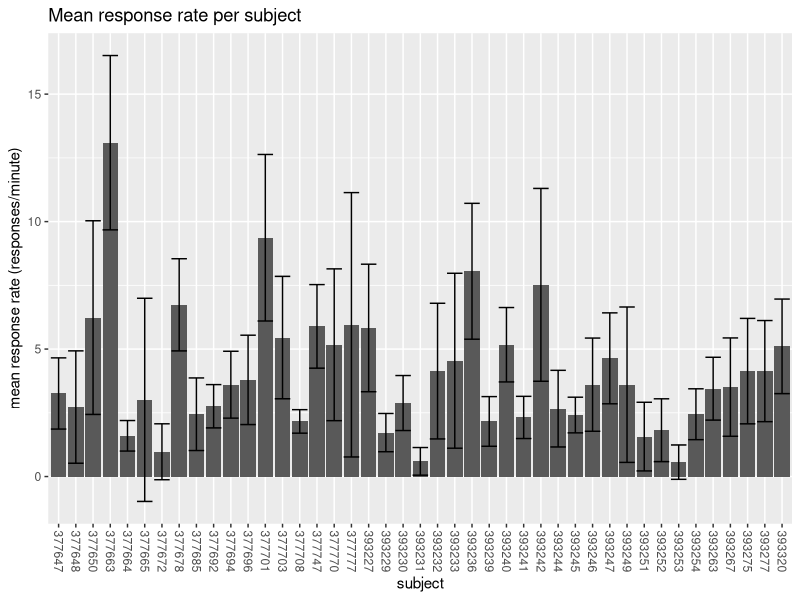
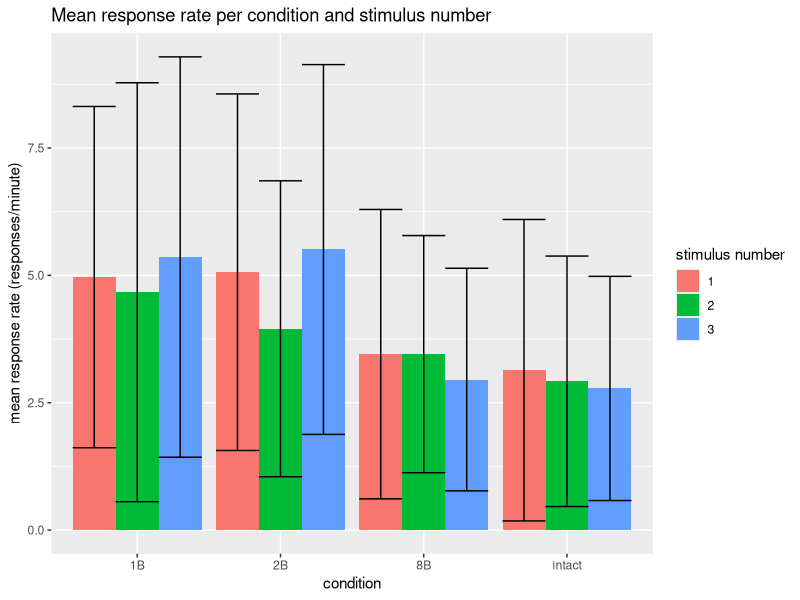
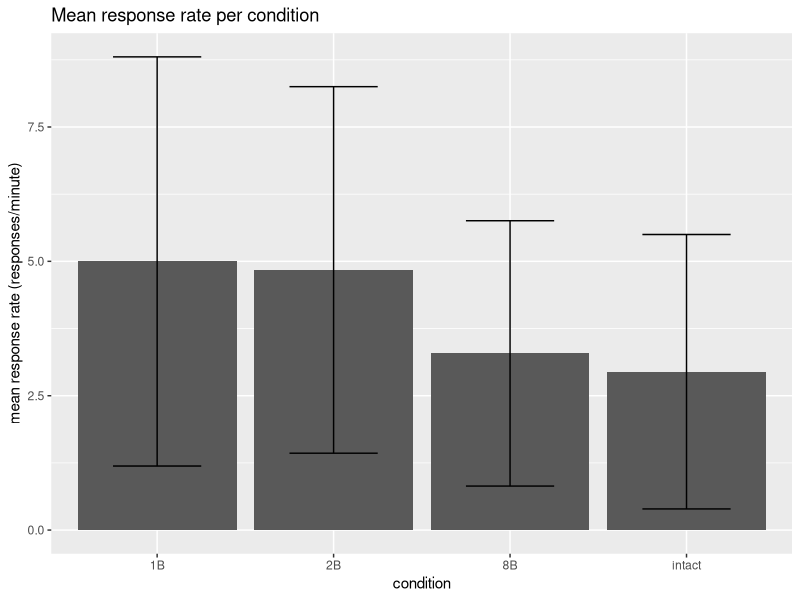
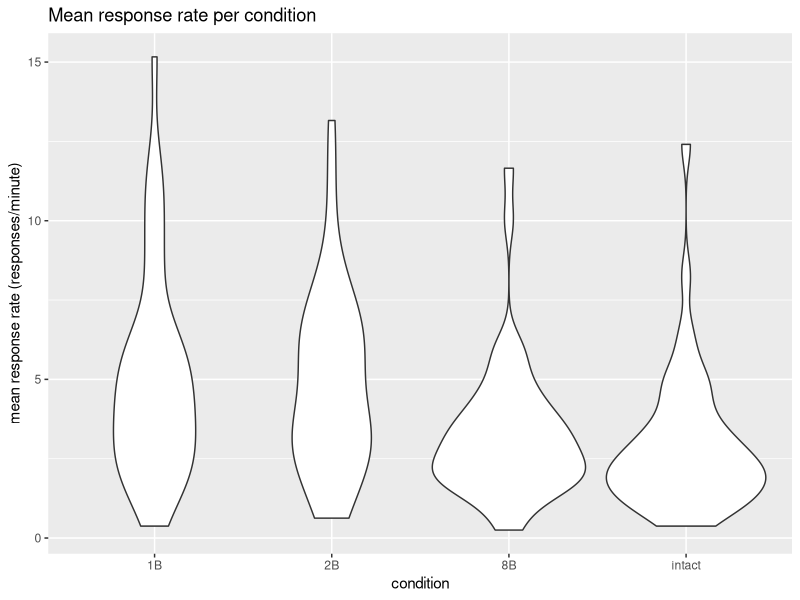
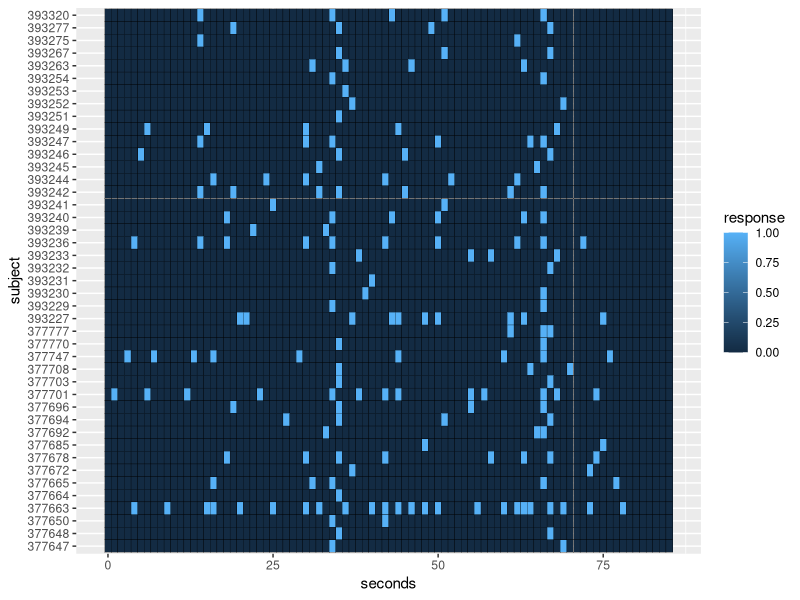
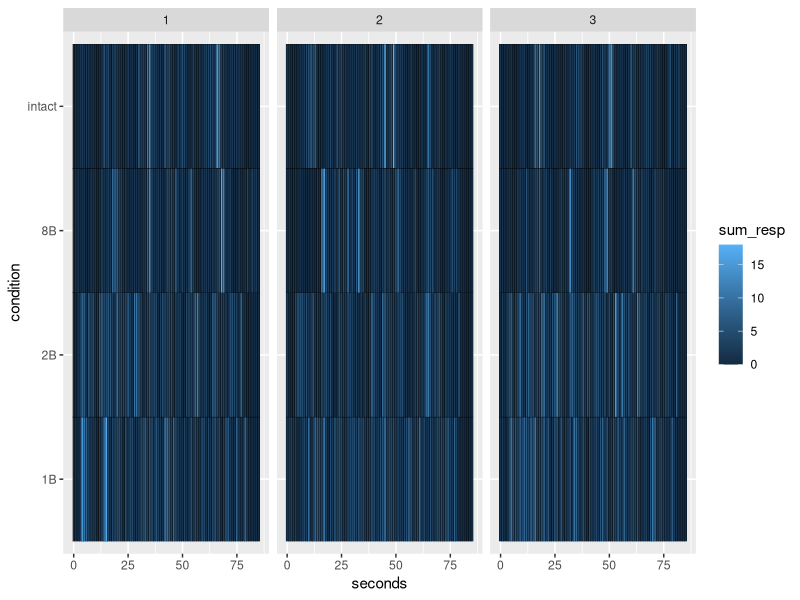

Write R code to recreate these figures, in order.
## ---- chunk 1
knitr::opts_chunk$set(echo = FALSE, message = FALSE)
library(tidyverse)
library(magrittr)
## ---- chunk 2
data_long <- as_tibble(read_csv('data/responses_binarized_long.csv'))

# convert exp_subject_id to a factor
data_long <- mutate(data_long, exp_subject_id = as.factor(exp_subject_id))
## ---- chunk 3
data <- data_long %>%
  group_by(exp_subject_id, scram_cond, stim_num, run) %>%
  nest(response_tbl = c(time,response)) %>%
  print()
## ---- chunk 4
data$response_tbl[[1]]
data$response_tbl[[1]][[2]]
## ---- chunk 5
response_rate <- data_long %>%
  group_by(exp_subject_id, scram_cond, stim_num, run) %>%
  summarize(response_count = sum(response)) %>%
  mutate(response_rate = response_count / 1.33) %>%
  print()
## ---- chunk 6
p_avg_rate_subj <- response_rate %>%
  group_by(exp_subject_id) %>%
  summarize(mean_rate = mean(response_rate), sd_rate = sd(response_rate)) %>%
  print() %>%
  
  ggplot(aes(x = exp_subject_id, y = mean_rate)) +
  geom_bar(stat = 'identity') +
  geom_errorbar(aes(ymin = mean_rate - sd_rate, ymax = mean_rate + sd_rate)) +
  labs(title = "Mean response rate per subject",
       x = "subject",
       y = "mean response rate (responses/minute)") +
  theme(axis.text.x = element_text(angle = -90, vjust = 0.5, hjust = 1))
  
p_avg_rate_subj
## ---- chunk 7
p_avg_rate_stim <- response_rate %>%
  mutate(scram_cond = as.factor(scram_cond),
         stim_num = as.factor(stim_num)) %>%
  group_by(scram_cond, stim_num) %>%
  summarize(mean_rate = mean(response_rate), sd_rate = sd(response_rate)) %>%
  print() %>%
  
  ggplot(aes(x = scram_cond, y = mean_rate, fill = stim_num)) +
  geom_bar(stat = 'identity', position = "dodge") +
  geom_errorbar(aes(ymin = mean_rate - sd_rate, ymax = mean_rate + sd_rate),
                position = "dodge") +
  labs(title = "Mean response rate per condition and stimulus number",
       x = "condition",
       fill = "stimulus number",
       y = "mean response rate (responses/minute)")


p_avg_rate_stim
## ---- chunk 8
p_avg_rate_cond <- response_rate %>%
  mutate(scram_cond = as.factor(scram_cond)) %>%
  group_by(scram_cond) %>%
  summarize(mean_rate = mean(response_rate), sd_rate = sd(response_rate)) %>%
  print() %>%
  
  ggplot(aes(x = scram_cond, y = mean_rate)) +
  geom_bar(stat = 'identity') +
  geom_errorbar(aes(ymin = mean_rate - sd_rate, ymax = mean_rate + sd_rate),
                width = 0.5) +
  labs(title = "Mean response rate per condition",
       x = "condition",
       y = "mean response rate (responses/minute)")

p_avg_rate_cond
## ---- chunk 9
avg_rate_cond_subject <- response_rate %>%
  mutate(scram_cond = as.factor(scram_cond)) %>%
  group_by(exp_subject_id, scram_cond) %>%
  summarize(mean_rate = mean(response_rate)) %>%
  print()
  
p_avg_rate_cond_subject <- avg_rate_cond_subject %>%
  ggplot(aes(x = scram_cond, y = mean_rate)) +
  geom_violin() +
  labs(title = "Mean response rate per condition",
       x = "condition",
       y = "mean response rate (responses/minute)")

p_avg_rate_cond_subject
## ---- chunk 10
dist.1B <- filter(avg_rate_cond_subject, scram_cond == '1B')$mean_rate
dist.2B <- filter(avg_rate_cond_subject, scram_cond == '2B')$mean_rate
dist.8B <- filter(avg_rate_cond_subject, scram_cond == '8B')$mean_rate
dist.intact <- filter(avg_rate_cond_subject, scram_cond == 'intact')$mean_rate

shapiro.test(dist.1B)
shapiro.test(dist.2B)
shapiro.test(dist.8B)
shapiro.test(dist.intact)
## ---- chunk 11
wilcox.test(dist.1B, dist.2B, paired = TRUE)
wilcox.test(dist.8B, dist.intact, paired = TRUE)
## ---- chunk 12
p_I_1_r2 <- data_long %>%
  filter(scram_cond == 'intact', stim_num == 1, run == 2) %>%
  
  ggplot(aes(x = time, y = exp_subject_id, fill = response)) +
  geom_tile(color = "black") +
  labs(x = "seconds", y = "subject")
  
p_I_1_r2
## ---- chunk 13
p_sum_resp <- data_long %>%
  group_by(scram_cond, stim_num, run, time) %>%
  summarize(sum_resp = sum(response)) %>%
  filter(run == 2) %>%
  
  ggplot(aes(x = time, y = scram_cond, fill = sum_resp)) +
  facet_grid(cols = vars(stim_num)) +
  geom_tile(color = "black") +
  #theme(
  #  aspect.ratio = 0.8, 
  #  axis.text.x = element_blank()) +
  labs(x = "seconds", y = "condition")

p_sum_resp
